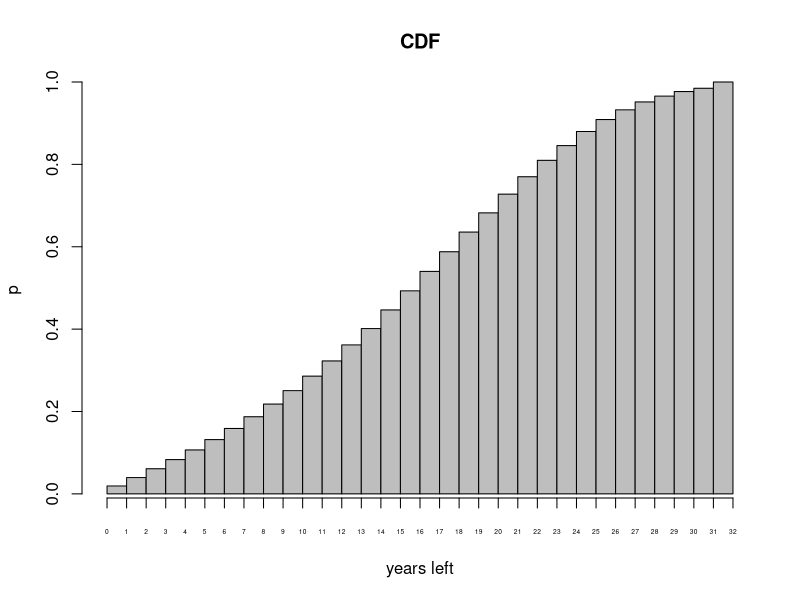
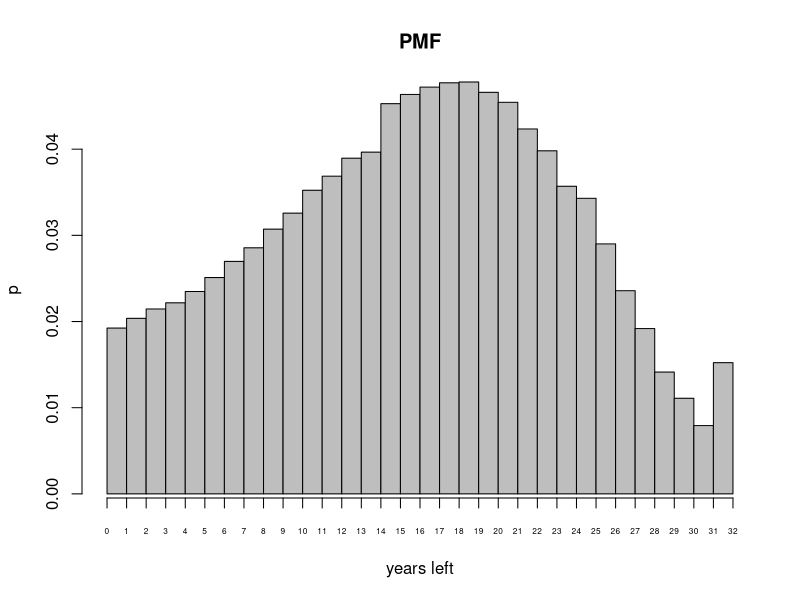

Here is the R script that generated these plots, in order:
#Parameters(3):~~~~~~~~~~~~~~~~~~~~~~~~~~~~~~~~~~~~~~~~~~~~~~~~~~~~~~~~~~~~~~~~~~~~~~~~~~~~~~~~~~~~~~~~~~~
MortR=c(0.004521, 0.000244, 0.000165, 0.000109, 0.000083, 0.000086, 0.00007, 0.000072, 0.000076, 0.000071, 0.000059, 0.000095, 0.000102, 0.000118, 0.000132, 0.000178, 0.00024, 0.00031, 0.000434, 0.000507, 0.000479, 0.000514, 0.00052, 0.000582, 0.000546, 0.000544, 0.000664, 0.000643, 0.000699, 0.000782, 0.000795, 0.000886, 0.000928, 0.000992, 0.00103, 0.001129, 0.00127, 0.001342, 0.001446, 0.001616, 0.001731, 0.001871, 0.00197, 0.002115, 0.002275, 0.002503, 0.00268, 0.002936, 0.003262, 0.003519, 0.003822, 0.004054, 0.004486, 0.004692, 0.005087, 0.005438, 0.005867, 0.006409, 0.00686, 0.007387, 0.008134, 0.009036, 0.009714, 0.010535, 0.0116, 0.012545, 0.013886, 0.015413, 0.016882, 0.018186, 0.019951, 0.021931, 0.024026, 0.025858, 0.028047, 0.031242, 0.035063, 0.038891, 0.043968, 0.048651, 0.055679, 0.062008, 0.070065, 0.076758, 0.086004, 0.096018, 0.107573, 0.120841, 0.136178, 0.151392, 0.170648, 0.187061, 0.209933, 0.229476, 0.252988, 0.276409, 0.297662, 0.32832, 0.339591, 0.378378, 0.401956)
#Mortality rate for ages 1-101 i.e. q1,q2,...,q101 from ONS mortality rate
RI=c(rep(0.98,69),rep(0.982,5),rep(0.985,5),rep(0.986,5),rep(0.992,10),rep(0.995,7))
#Rate of improvement for each age, i.e. r1,r2,...,r101
#For now these are placeholders, these would need to be calculated/estimated from past data
age=70
Delay=1
#From how many years ago was the mortality rate recorded? If a year ago, set Delay=1

#Calculating Mortality rates adjusted for Improvement rates~~~~~~~~~~~~~~~~~~~~~~~~~~~~~~~~~~~~~~~~~~~~~

RI1=RI[(age+1):length(RI)]
#Indexes the rate of improvements relevant for calculation
#c(r71,...,r101)

RI2=1  #Initialise

#This for loop is to create the vector c(r71^1,r72^2,...,r101^31) 
for (n in 1:(length(RI)-age)) {
  RI2[n]=RI1[n]^(n+Delay)
}

AdMortR=1
#We want to create vector, c(q71*r71,q72*r72^2,...,q101*r101^31)
AdMortR=RI2*MortR[(age+1):101]
AdMortR
#This represents the adjusted mortality rate for a person of stated age


#PMF & CDF~~~~~~~~~~~~~~~~~~~~~~~~~~~~~~~~~~~~~~~~~~~~~~~~~~~~~~~~~~~~~~~~~~~~~~~~~~~~~~~~~~~~~~~~~~~~~~~

#Now we construct our PMF, which should be the vector:
#c(q71*r71,(1-q71)q72*r72^2,...,(1-q71r71)(1-q72r72^2)...(1-q100r100^30)q101r101^31,(1-q71r71)(1-q72r72^2)...(1-q100r100^30)(1-q101r101^31))

neg=1-AdMortR
#This is the vector c(1-q71r71,1-q72r72^2,....,1-q101r101^31)
if (n==1) NULL else neg[(age+1):(age+n-1)]
#This indexes c(1-q71r71,....,1-q(70+n)r(70+n)^n), NULL if n=1

PMF=1 #initialise
for (n in 1:(101-age)) {
  PMF[n]=AdMortR[n]*prod(if (n<=1) NULL else neg[1:(n-1)])
}
#Calculates PMF where PMF[n] holds the probability of dying in (n-1,n] years
PMF[102-age]=prod(neg)
#Inputs the last value in PMF to represent P[x>101], as we don't have mortality rates past this age

CDF=1
for (n in 1:(102-age)) {
  CDF[n]=sum(PMF[1:n])
}
#Calculates CDF from PDF


#Barplots~~~~~~~~~~~~~~~~~~~~~~~~~~~~~~~~~~~~~~~~~~~~~~~~~~~~~~~~~~~~~~~~~~~~~~~~~~~~~~~~~~~~~~~~~~~~~~~~

barplot(CDF,space=0,main='CDF',ylab='p',xlab='years left') #plots CDF
axis(1,at=c(0:(102-age)),cex.axis=0.4)

barplot(PMF,space=0,main='PMF',ylab='p',xlab='years left') #plots PMF
axis(1,at=c(0:(102-age)),cex.axis=0.5)
#Note that the final bar for reaching age 102 is higher than age 101, that is because
#the last bar represents the probability of reaching age 102+ not just 102
#The later calculations will consider this as 102, not 102+ though


#Percentiles & Mean~~~~~~~~~~~~~~~~~~~~~~~~~~~~~~~~~~~~~~~~~~~~~~~~~~~~~~~~~~~~~~~~~~~~~~~~~~~~~~~~~~~~~~

ExEx=sum(c(seq(age+1,101),102)*PMF)-age-0.5
ExEx
#This calculates expected life expectancy, i.e. the mean years left to live
#-0.5 to adjust for the fact that person doesn't die in exactly n years but lies in (n-1,n]

q=0.95
which(CDF>=q)[1]
#Shows q percentile life-expectancy

p=23
CDF[p]
#Shows which percentile is having life expectancy of p


#When we plot a graph of PMF for all ages, we notice a jump of PMF from age 84 to age 85
#After some investigation, this is due to a significant increase for both Mortality rate and 
#Improvement rate between these two ages, which combine together to have a large effect in final results
age
MortR[82:86]
AdMortR[(82-age):(86-age)]
RI[82:86]
RI1[(82-age):(86-age)]

length(PMF)

#Annuity Calculation~~~~~~~~~~~~~~~~~~~~~~~~~~~~~~~~~~~~~~~~~~~~~~~~~~~~~~~~~~~~~~~~~~~~~~~~~~~~~~~~~~~~~

i=0.05
v=1/(1-i)
DR=1
for (n in 1:(102-age)) {
  DR[n]=v^n
}
DR
#DR=(v,v^2,v^3,...,v^(102-age))

neg2=c(1,1-CDF[1:(length(CDF)-1)]) #This vector represents probability of surviving [n] years
neg2

EPVb=sum(DR*PMF)
#Expected present value of the benefits where benefits is $1 awarded at death
EPVp=sum(DR/v*(neg2))
#Expected present value of premiums

Pm=EPVb/EPVp
Pm
#Annuity premium for interest rate [i], calculated using EPV method
Pn=if (v==1) v^ExEx/(floor(ExEx)+1) else (1-v)/(1-v^(floor(ExEx)+1))*v^(ExEx)
Pn
#Calculated using NPV=0 method, using expected life expectancy at age, [age]

#Pm and Pn represents the annuity paid for each $1 of benefit
